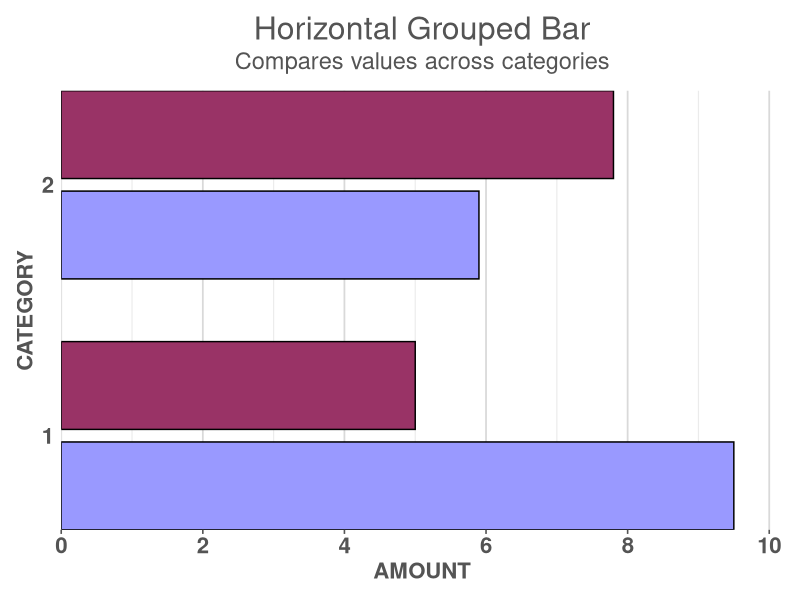

Generate this figure with R:
# P091_bar1.sas -> R translation
# Horizontal Grouped Bar
# Outputs: bar1.png + bar1.csv (plotted data) + bar1.txt (text rendering)

out <- Sys.getenv("OUT_DIR")
if (out == "" || is.na(out)) out <- getwd()
if (!dir.exists(out)) dir.create(out, recursive = TRUE, showWarnings = FALSE)

# Helper: SAS round half away from zero (half-up)
round_sas <- function(x, digits = 0) {
  ifelse(is.na(x), NA_real_,
         sign(x) * floor(abs(x) * 10^digits + 0.5) / 10^digits)
}

# Load allowed packages (only if available)
suppressPackageStartupMessages({
  library(ggplot2)
  library(dplyr)
  library(tibble)
  library(readr)
  library(haven)
  library(stringr)
  library(lubridate)
  library(tidyr)
  library(purrr)
})

cat("P091: creating my_data (datalines)\n")

# data my_data;
# input CATEGORY SERIES $ 3-11 AMOUNT;
# datalines;
# 1 Series A  5
# 2 Series A  7.8
# 1 Series B  9.5
# 2 Series B  5.9
my_data <- tibble::tibble(
  CATEGORY = c(1L, 2L, 1L, 2L),
  SERIES   = c("Series A", "Series A", "Series B", "Series B"),
  AMOUNT   = c(5, 7.8, 9.5, 5.9)
)

# Ensure SAS-like ordering: character comparison case-sensitive, missing first
# For this dataset, enforce grouporder=descending (Series B before Series A)
my_data <- my_data %>%
  mutate(
    SERIES = factor(SERIES, levels = c("Series B", "Series A")),
    CATEGORY = factor(CATEGORY, levels = c("1", "2"))
  ) %>%
  arrange(CATEGORY, SERIES)

# Write dataset CSV (SAS dataset counterpart)
# Variable names keep SAS case (CATEGORY, SERIES, AMOUNT)
out_data_csv <- file.path(out, "bar1.csv")
write.csv(my_data, out_data_csv, row.names = FALSE, na = "")

cat("P091: dataset written to", out_data_csv, "\n")

# Prepare plot data (stat=sum per CATEGORY*SERIES; here each cell unique so sum=AMOUNT)
plot_data <- my_data %>%
  group_by(CATEGORY, SERIES) %>%
  summarise(AMOUNT = sum(AMOUNT), .groups = "drop") %>%
  arrange(CATEGORY, SERIES)

# Colors from SAS: styleattrs datacolors=(cx9999ff cx993366)
# cx9999ff = #9999FF, cx993366 = #993366
# With grouporder=descending, first group (Series B) gets first color
fill_colors <- c("Series B" = "#9999FF", "Series A" = "#993366")

# Build horizontal grouped bar (hbar category / response=amount stat=sum group=series groupdisplay=cluster)
# noautolegend -> hide legend
# xaxis values=(0 to 10 by 2) offsetmax=0 grid minor minorcount=1
# yaxis display=(noticks)
p <- ggplot(plot_data, aes(y = CATEGORY, x = AMOUNT, fill = SERIES)) +
  geom_col(
    position = position_dodge(width = 0.8),
    width = 0.7,
    colour = "black",
    linewidth = 0.5
  ) +
  scale_x_continuous(
    limits = c(0, 10),
    breaks = seq(0, 10, by = 2),
    minor_breaks = seq(1, 9, by = 2),
    expand = expansion(mult = c(0, 0.02))
  ) +
  scale_y_discrete(expand = expansion(mult = c(0.15, 0.15))) +
  scale_fill_manual(values = fill_colors, breaks = c("Series B", "Series A")) +
  labs(
    title = "Horizontal Grouped Bar",
    subtitle = "Compares values across categories",
    x = "AMOUNT",
    y = "CATEGORY",
    fill = NULL
  ) +
  theme_minimal(base_size = 12) +
  theme(
    # titles: color=gray33 ls=0.5 h=23pt / 17pt
    plot.title = element_text(size = 23, colour = "gray33", hjust = 0.5, face = "plain", margin = margin(b = 4)),
    plot.subtitle = element_text(size = 17, colour = "gray33", hjust = 0.5, face = "plain", margin = margin(b = 12)),
    # xaxis / yaxis labelattrs=(size=16pt weight=bold color=gray33) valueattrs=(size=16pt weight=bold color=gray33)
    axis.title = element_text(size = 16, colour = "gray33", face = "bold"),
    axis.text = element_text(size = 16, colour = "gray33", face = "bold"),
    axis.ticks.y = element_blank(), # yaxis display=(noticks)
    axis.ticks.x = element_line(colour = "gray33"),
    panel.grid.major.x = element_line(colour = "grey85", linewidth = 0.6),
    panel.grid.minor.x = element_line(colour = "grey92", linewidth = 0.4),
    panel.grid.major.y = element_blank(),
    panel.grid.minor.y = element_blank(),
    panel.border = element_blank(),
    plot.background = element_rect(fill = "white", colour = NA),
    panel.background = element_rect(fill = "white", colour = NA),
    legend.position = "none", # noautolegend
    plot.margin = margin(12, 12, 12, 12)
  ) +
  guides(fill = "none")

# Save figure as PNG: width=800px height=600px noborder
# Use 100 dpi => 8in x 6in = 800x600 px
out_png <- file.path(out, "bar1.png")
ggsave(filename = out_png, plot = p, width = 8, height = 6, units = "in", dpi = 100, bg = "white")
cat("P091: figure written to", out_png, "\n")

# CSV of plotted data (already written as bar1.csv; ensure it contains plotted values)
# Overwrite with plot_data to guarantee stat=sum semantics, keeping same column names
# Keep original column order CATEGORY, SERIES, AMOUNT
plot_data_out <- plot_data %>%
  mutate(
    CATEGORY = as.integer(as.character(CATEGORY)),
    SERIES = as.character(SERIES)
  ) %>%
  select(CATEGORY, SERIES, AMOUNT)
write.csv(plot_data_out, out_png_csv <- file.path(out, "bar1.csv"), row.names = FALSE, na = "")
cat("P091: plotted data CSV written to", out_png_csv, "\n")

# Text rendering for bar1.htm (table/listing text, 0 numbers)
# SAS ODS HTML body="bar1.htm" title="SGplot Horizontal Grouped Bar"
# Provide plain-text rendering and CSV of table body
out_txt <- file.path(out, "bar1.txt")
txt_lines <- c(
  "SGplot Horizontal Grouped Bar",
  "Horizontal Grouped Bar",
  "Compares values across categories",
  "",
  "Horizontal Grouped Bar - Data Summary (stat=sum)",
  "------------------------------------------------",
  sprintf("%-10s %-12s %8s", "CATEGORY", "SERIES", "AMOUNT"),
  sprintf("%-10s %-12s %8s", "--------", "------------", "--------")
)
for (i in seq_len(nrow(plot_data_out))) {
  txt_lines <- c(txt_lines,
    sprintf("%-10d %-12s %8.1f", plot_data_out$CATEGORY[i], plot_data_out$SERIES[i], plot_data_out$AMOUNT[i])
  )
}
txt_lines <- c(txt_lines, "",
  "XAXIS: values=(0 to 10 by 2) offsetmax=0 grid minor minorcount=1",
  "YAXIS: display=(noticks)",
  "Group: SERIES (groupdisplay=cluster grouporder=descending)",
  "Colors: Series B=#9999FF (cx9999ff), Series A=#993366 (cx993366)",
  "Outline: black, nostatlabel, noautolegend",
  "",
  "Figure saved as bar1.png (800px x 600px, imagefmt=png, style=htmlblue)"
)
writeLines(txt_lines, out_txt)
cat("P091: text rendering written to", out_txt, "\n")

# Also write bar1.htm for completeness (HTML wrapper with embedded image reference)
out_htm <- file.path(out, "bar1.htm")
htm_lines <- c(
  "<!DOCTYPE html>",
  "<html><head><meta charset='utf-8'><title>SGplot Horizontal Grouped Bar</title></head><body>",
  "<h1 style='color:#545454; text-align:center; font-size:23pt;'>Horizontal Grouped Bar</h1>",
  "<h2 style='color:#545454; text-align:center; font-size:17pt;'>Compares values across categories</h2>",
  "<p><img src='bar1.png' width='800' height='600' alt='Horizontal Grouped Bar'></p>",
  "<table border='1' cellpadding='4' cellspacing='0'>",
  "<tr><th>CATEGORY</th><th>SERIES</th><th>AMOUNT</th></tr>"
)
for (i in seq_len(nrow(plot_data_out))) {
  htm_lines <- c(htm_lines,
    sprintf("<tr><td>%d</td><td>%s</td><td>%.1f</td></tr>", plot_data_out$CATEGORY[i], plot_data_out$SERIES[i], plot_data_out$AMOUNT[i])
  )
}
htm_lines <- c(htm_lines, "</table></body></html>")
writeLines(htm_lines, out_htm)

cat("P091: done\n")
